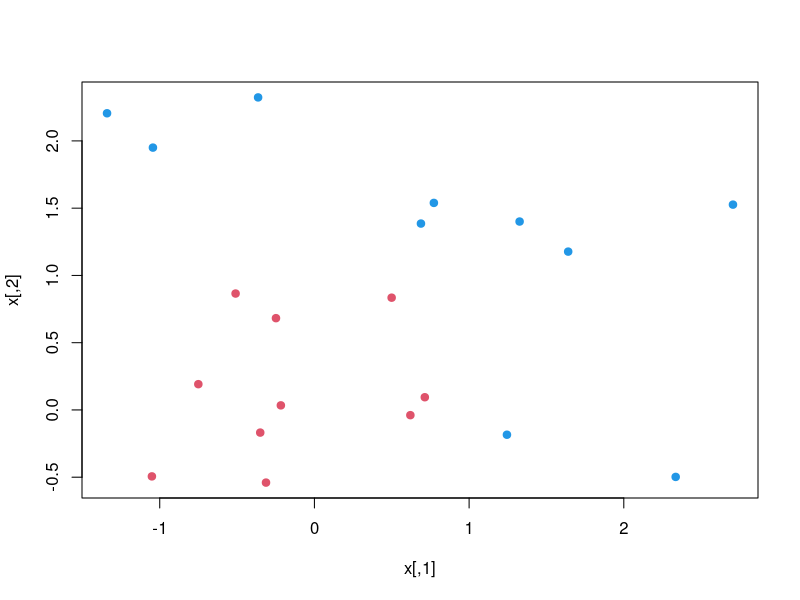

Generate this figure with R: (Note: this script raises an error after producing the figure.)
rm(list=ls())


#----------------- SVM lineal ---------------------# 


#----------------- Pregunta 1 ---------------------# 

set.seed(10111)
x = matrix(rnorm(40), 20, 2)
y = rep(c(-1, 1), c(10, 10))
x[y == 1,] = x[y == 1,] + 1

plot(x, col = y + 3, pch = 19)

y

#----------------- Pregunta 2 ---------------------# 

dat = data.frame(x, y = as.factor(y))
svmfit = svm(y ~ ., data = dat, kernel = "linear", cost = 10, scale = FALSE)
print(svmfit)


#----------------- Pregunta 3 ---------------------# 


plot(svmfit, dat)



make.grid = function(x, n = 75) {
  grange = apply(x, 2, range)
  x1 = seq(from = grange[1,1], to = grange[2,1], length = n)
  x2 = seq(from = grange[1,2], to = grange[2,2], length = n)
  expand.grid(X1 = x1, X2 = x2)
}



xgrid = make.grid(x)
xgrid[1:10,]




ygrid = predict(svmfit, xgrid)
ygrid
plot(xgrid, col = c("red","blue")[as.numeric(ygrid)], pch = 20, cex = 0.1)
points(x, col = y + 3, pch = 19)
points(x[svmfit$index,], pch = 18, cex = 2)

c("red","blue")





#----------------- Pregunta 4 ---------------------# 


beta = drop(t(svmfit$coefs)%*%x[svmfit$index,])
#rho es el intercept (del plano) negativo (ver ayuda), por tanto le cambiamos el signo
beta0 = -svmfit$rho 


#----------------- Pregunta 5 ---------------------# 


plot(xgrid, col = c("red", "blue")[as.numeric(ygrid)], pch = 20, cex = .2)
points(x, col = y + 3, pch = 19)
points(x[svmfit$index,], pch = 5, cex = 2)
abline(-beta0 / beta[2], -beta[1] / beta[2])
abline((1-beta0) / beta[2], -beta[1] / beta[2], lty = 2)
abline(-(1+beta0) / beta[2], -beta[1] / beta[2], lty = 2)



#----------------- SVM no lineal ---------------------# 



#----------------- Pregunta 1 ---------------------#  

rm(list=ls())


data(iris)
n <- nrow(iris)  # Number of observations
ntrain <- round(n*0.75)  # 75% for training set
set.seed(314)    # Set seed for reproducible results
tindex <- sample(n, ntrain)   # Create a random index
train_iris <- iris[tindex,]   # Create training set
test_iris <- iris[-tindex,]   # Create test set


svmfit <- svm(Species~., data=train_iris, 
            method="C-classification", kernal="radial", cost=10)


summary(svmfit)
svmfit$SV



#slice mantiene las dimensiones constantes para los valores indicados
plot(svmfit, train_iris, Petal.Width ~ Petal.Length, slice=list(Sepal.Width=3, Sepal.Length=4))



# hacemos la prediccion y entendemos la matriz de confusion
prediction <- predict(svmfit, test_iris)
conf_matrix <- table(test_iris$Species, prediction)




